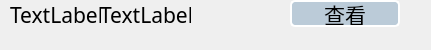
<?xml version="1.0" encoding="UTF-8"?>
<ui version="4.0">
 <class>showonedata</class>
 <widget class="QDialog" name="showonedata">
  <property name="geometry">
   <rect>
    <x>0</x>
    <y>0</y>
    <width>431</width>
    <height>50</height>
   </rect>
  </property>
  <property name="minimumSize">
   <size>
    <width>431</width>
    <height>0</height>
   </size>
  </property>
  <property name="maximumSize">
   <size>
    <width>431</width>
    <height>360</height>
   </size>
  </property>
  <property name="windowTitle">
   <string>Dialog</string>
  </property>
  <property name="styleSheet">
   <string notr="true">font: 16pt &quot;华文楷体&quot;;</string>
  </property>
  <widget class="QLabel" name="type_label">
   <property name="geometry">
    <rect>
     <x>10</x>
     <y>0</y>
     <width>91</width>
     <height>30</height>
    </rect>
   </property>
   <property name="minimumSize">
    <size>
     <width>0</width>
     <height>30</height>
    </size>
   </property>
   <property name="font">
    <font>
     <family>华文楷体</family>
     <pointsize>16</pointsize>
     <italic>false</italic>
     <bold>false</bold>
    </font>
   </property>
   <property name="text">
    <string>TextLabel</string>
   </property>
  </widget>
  <widget class="QLabel" name="money_label">
   <property name="geometry">
    <rect>
     <x>100</x>
     <y>0</y>
     <width>91</width>
     <height>30</height>
    </rect>
   </property>
   <property name="minimumSize">
    <size>
     <width>0</width>
     <height>30</height>
    </size>
   </property>
   <property name="font">
    <font>
     <family>华文楷体</family>
     <pointsize>16</pointsize>
     <italic>false</italic>
     <bold>false</bold>
    </font>
   </property>
   <property name="text">
    <string>TextLabel</string>
   </property>
  </widget>
  <widget class="QPushButton" name="detail_pushButton">
   <property name="geometry">
    <rect>
     <x>290</x>
     <y>0</y>
     <width>110</width>
     <height>27</height>
    </rect>
   </property>
   <property name="minimumSize">
    <size>
     <width>110</width>
     <height>27</height>
    </size>
   </property>
   <property name="maximumSize">
    <size>
     <width>110</width>
     <height>27</height>
    </size>
   </property>
   <property name="font">
    <font>
     <family>华文楷体</family>
     <pointsize>16</pointsize>
     <italic>false</italic>
     <bold>false</bold>
    </font>
   </property>
   <property name="styleSheet">
    <string notr="true">QPushButton{	
	color:#000000;
	border:2px solid #ffffff;
	background-color:#bbcbd8;
	border-radius:5px;
}

QPushButton::hover{
	background-color:#52DCFE;
	color:#000000;
}

QPushButton::pressed,QPushButton::checked{
	background-color:#52DCFE;
	color:#000000;
}

QPushButton::disabled{
	background-color:transparent;
}
</string>
   </property>
   <property name="text">
    <string>查看</string>
   </property>
  </widget>
 </widget>
 <resources/>
 <connections/>
</ui>
